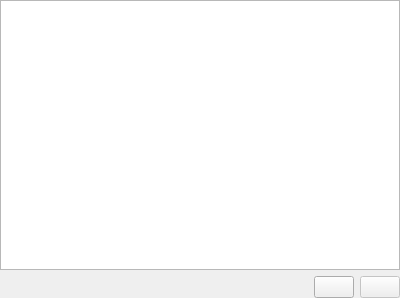
<?xml version="1.0" encoding="UTF-8"?>
<ui version="4.0">
 <class>AnimationEditor</class>
 <widget class="QWidget" name="AnimationEditor">
  <property name="geometry">
   <rect>
    <x>0</x>
    <y>0</y>
    <width>400</width>
    <height>298</height>
   </rect>
  </property>
  <property name="windowTitle">
   <string>Form</string>
  </property>
  <layout class="QVBoxLayout" name="verticalLayout">
   <property name="leftMargin">
    <number>0</number>
   </property>
   <property name="topMargin">
    <number>0</number>
   </property>
   <property name="rightMargin">
    <number>0</number>
   </property>
   <property name="bottomMargin">
    <number>0</number>
   </property>
   <item>
    <widget class="QFrame" name="animationFrame">
     <layout class="QVBoxLayout" name="verticalLayout_2">
      <property name="leftMargin">
       <number>0</number>
      </property>
      <property name="topMargin">
       <number>0</number>
      </property>
      <property name="rightMargin">
       <number>0</number>
      </property>
      <property name="bottomMargin">
       <number>0</number>
      </property>
      <item>
       <layout class="QVBoxLayout" name="animationsLayout">
        <item>
         <widget class="QTreeView" name="animationsTree"/>
        </item>
       </layout>
      </item>
      <item>
       <layout class="QHBoxLayout" name="toolbarLayout">
        <item>
         <spacer name="horizontalSpacer">
          <property name="orientation">
           <enum>Qt::Horizontal</enum>
          </property>
          <property name="sizeHint" stdset="0">
           <size>
            <width>40</width>
            <height>20</height>
           </size>
          </property>
         </spacer>
        </item>
        <item>
         <widget class="QPushButton" name="animationAddButton">
          <property name="toolTip">
           <string>Add new animation</string>
          </property>
          <property name="text">
           <string/>
          </property>
          <property name="icon">
           <iconset resource="../iconset.qrc">
            <normaloff>:/src/icons/16x16/actions/list-add.png</normaloff>:/src/icons/16x16/actions/list-add.png</iconset>
          </property>
         </widget>
        </item>
        <item>
         <widget class="QPushButton" name="animationRemoveButton">
          <property name="enabled">
           <bool>false</bool>
          </property>
          <property name="toolTip">
           <string>Remove animation</string>
          </property>
          <property name="text">
           <string/>
          </property>
          <property name="icon">
           <iconset resource="../iconset.qrc">
            <normaloff>:/src/icons/16x16/actions/list-remove.png</normaloff>:/src/icons/16x16/actions/list-remove.png</iconset>
          </property>
         </widget>
        </item>
       </layout>
      </item>
     </layout>
    </widget>
   </item>
  </layout>
 </widget>
 <resources>
  <include location="../iconset.qrc"/>
 </resources>
 <connections/>
</ui>
